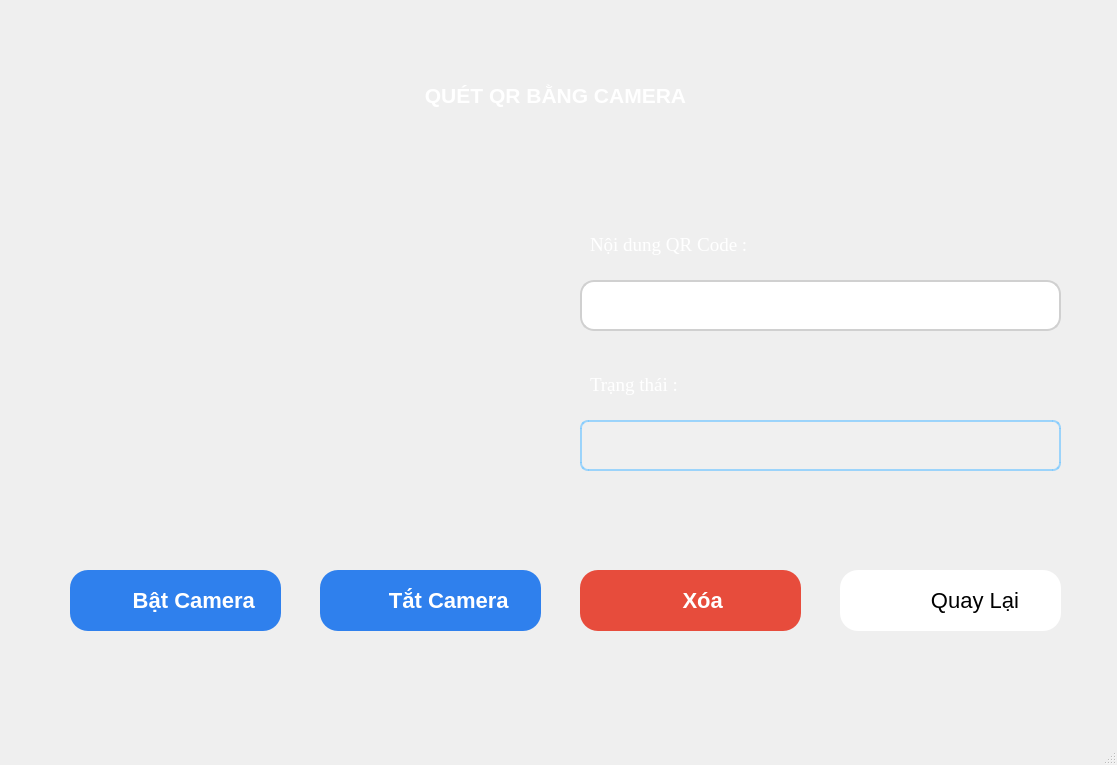
<?xml version="1.0" encoding="UTF-8"?>
<ui version="4.0">
 <class>MainWindow</class>
 <widget class="QMainWindow" name="MainWindow">
  <property name="geometry">
   <rect>
    <x>0</x>
    <y>0</y>
    <width>1117</width>
    <height>765</height>
   </rect>
  </property>
  <property name="font">
   <font>
    <stylestrategy>PreferDefault</stylestrategy>
   </font>
  </property>
  <property name="windowTitle">
   <string>MainWindow</string>
  </property>
  <widget class="QWidget" name="centralwidget">
   <widget class="QLabel" name="label">
    <property name="geometry">
     <rect>
      <x>380</x>
      <y>60</y>
      <width>351</width>
      <height>71</height>
     </rect>
    </property>
    <property name="font">
     <font>
      <family>Arial</family>
      <weight>75</weight>
      <bold>true</bold>
     </font>
    </property>
    <property name="text">
     <string>&lt;html&gt;&lt;head/&gt;&lt;body&gt;&lt;p align=&quot;center&quot;&gt;&lt;span style=&quot; font-size:16pt; font-weight:600; color:#ffffff;&quot;&gt;QUÉT QR BẰNG CAMERA&lt;/span&gt;&lt;/p&gt;&lt;/body&gt;&lt;/html&gt;</string>
    </property>
   </widget>
   <widget class="QLabel" name="label_2">
    <property name="geometry">
     <rect>
      <x>590</x>
      <y>220</y>
      <width>201</width>
      <height>51</height>
     </rect>
    </property>
    <property name="font">
     <font>
      <family>Times New Roman</family>
     </font>
    </property>
    <property name="text">
     <string>&lt;html&gt;&lt;head/&gt;&lt;body&gt;&lt;p&gt;&lt;span style=&quot; font-size:14pt; color:#ffffff;&quot;&gt;Nội dung QR Code : &lt;/span&gt;&lt;/p&gt;&lt;/body&gt;&lt;/html&gt;</string>
    </property>
   </widget>
   <widget class="QLabel" name="label_3">
    <property name="geometry">
     <rect>
      <x>590</x>
      <y>360</y>
      <width>141</width>
      <height>51</height>
     </rect>
    </property>
    <property name="font">
     <font>
      <family>Times New Roman</family>
      <pointsize>18</pointsize>
     </font>
    </property>
    <property name="text">
     <string>&lt;html&gt;&lt;head/&gt;&lt;body&gt;&lt;p&gt;&lt;span style=&quot; font-size:14pt; color:#ffffff;&quot;&gt;Trạng thái :&lt;/span&gt;&lt;/p&gt;&lt;/body&gt;&lt;/html&gt;</string>
    </property>
   </widget>
   <widget class="QPushButton" name="batcamera_btt">
    <property name="geometry">
     <rect>
      <x>70</x>
      <y>570</y>
      <width>211</width>
      <height>61</height>
     </rect>
    </property>
    <property name="font">
     <font>
      <pointsize>-1</pointsize>
      <weight>62</weight>
      <bold>true</bold>
     </font>
    </property>
    <property name="styleSheet">
     <string notr="true">QPushButton {
    background-color: #2F80ED;   /* xanh dương đậm vừa, rất dễ nhìn */
    color: #FFFFFF;
    border: none;
    border-radius: 18px;
    padding: 6px 16px;
	font-size: 22px;
    font-weight: 500;
}
</string>
    </property>
    <property name="text">
     <string>      Bật Camera</string>
    </property>
   </widget>
   <widget class="QPushButton" name="tatcamera_btt">
    <property name="geometry">
     <rect>
      <x>320</x>
      <y>570</y>
      <width>221</width>
      <height>61</height>
     </rect>
    </property>
    <property name="font">
     <font>
      <pointsize>-1</pointsize>
      <weight>62</weight>
      <bold>true</bold>
     </font>
    </property>
    <property name="styleSheet">
     <string notr="true">QPushButton {
    background-color: #2F80ED;   /* xanh dương đậm vừa, rất dễ nhìn */
    color: #FFFFFF;
    border: none;
    border-radius: 18px;
    padding: 6px 16px;
	font-size: 22px;
    font-weight: 500;
}


</string>
    </property>
    <property name="text">
     <string>      Tắt Camera</string>
    </property>
   </widget>
   <widget class="QPushButton" name="quaylai1_btt">
    <property name="geometry">
     <rect>
      <x>840</x>
      <y>570</y>
      <width>221</width>
      <height>61</height>
     </rect>
    </property>
    <property name="font">
     <font>
      <pointsize>-1</pointsize>
     </font>
    </property>
    <property name="styleSheet">
     <string notr="true">QPushButton {
    background-color: #FFFFFF;
    border-radius: 18px;
	font-size: 22px;
}
</string>
    </property>
    <property name="text">
     <string>        Quay Lại</string>
    </property>
   </widget>
   <widget class="QLabel" name="mayanh_lb">
    <property name="geometry">
     <rect>
      <x>130</x>
      <y>230</y>
      <width>341</width>
      <height>241</height>
     </rect>
    </property>
    <property name="text">
     <string/>
    </property>
   </widget>
   <widget class="QLineEdit" name="noidungcamera_line">
    <property name="geometry">
     <rect>
      <x>580</x>
      <y>280</y>
      <width>481</width>
      <height>51</height>
     </rect>
    </property>
    <property name="styleSheet">
     <string notr="true">QLineEdit {
    border: 2px solid #D0D0D0;      /* Viền xám nhạt */
    border-radius: 14px;            /* Bo tròn mềm */
    background-color: #FFFFFF;      /* Nền trắng */

    color: #424242;                 /* Chữ xám đậm, dễ đọc */
    padding: 8px 14px;              /* Thoáng hơn */
    font-size: 14px;
    font-family: &quot;Times New Roman&quot;;

    selection-background-color: #78C8FF;
}

/* Khi click / focus */
QLineEdit:focus {
    border: 2px solid #78C8FF;      /* Viền xanh nổi */
    background-color: #FFFFFF;      /* Giữ nền trắng cho sạch */
}
</string>
    </property>
   </widget>
   <widget class="QLabel" name="trangthai_lb">
    <property name="geometry">
     <rect>
      <x>580</x>
      <y>420</y>
      <width>481</width>
      <height>51</height>
     </rect>
    </property>
    <property name="styleSheet">
     <string notr="true">QLabel {
    /* Nền trắng trong suốt nhẹ giúp nổi bật trên hình nền xanh đậm */
    background-color: rgba(255, 255, 255, 20); 
    
    /* Viền xanh sáng tạo hiệu ứng công nghệ hiện đại */
    border: 2px solid rgba(120, 200, 255, 180); 
    
    /* Bo góc khung */
    border-radius: 8px;
    
    /* Đổi màu chữ sang trắng để dễ đọc nhất */
    color: #ffffff;
    
    /* Làm đậm chữ để tăng độ nhận diện */
    font-weight: bold;
    
    /* Đẩy chữ cách viền trái một chút cho cân đối */
    padding-left: 10px;
}</string>
    </property>
    <property name="text">
     <string/>
    </property>
   </widget>
   <widget class="QLabel" name="label_4">
    <property name="geometry">
     <rect>
      <x>0</x>
      <y>0</y>
      <width>1131</width>
      <height>771</height>
     </rect>
    </property>
    <property name="styleSheet">
     <string notr="true">background-image: url(:/nen/nen8.png);</string>
    </property>
    <property name="text">
     <string/>
    </property>
   </widget>
   <widget class="QPushButton" name="xoa2_btt">
    <property name="geometry">
     <rect>
      <x>580</x>
      <y>570</y>
      <width>221</width>
      <height>61</height>
     </rect>
    </property>
    <property name="font">
     <font>
      <pointsize>-1</pointsize>
      <weight>62</weight>
      <bold>true</bold>
     </font>
    </property>
    <property name="styleSheet">
     <string notr="true">QPushButton {
    background-color: #E74C3C;   /* đỏ giống nút Thoát trong hình */
    color: #FFFFFF;
    border: none;
    border-radius: 18px;
    padding: 6px 16px;
	font-size: 22px;
    font-weight: 500;
}
</string>
    </property>
    <property name="text">
     <string>    Xóa</string>
    </property>
   </widget>
   <widget class="QLabel" name="label_5">
    <property name="geometry">
     <rect>
      <x>90</x>
      <y>180</y>
      <width>431</width>
      <height>341</height>
     </rect>
    </property>
    <property name="styleSheet">
     <string notr="true">image: url(:/nen/khungcamera1.png);</string>
    </property>
    <property name="text">
     <string/>
    </property>
   </widget>
   <widget class="QLabel" name="label_6">
    <property name="geometry">
     <rect>
      <x>80</x>
      <y>570</y>
      <width>51</width>
      <height>61</height>
     </rect>
    </property>
    <property name="styleSheet">
     <string notr="true">image: url(:/nen/trangtriquetcamera.png);</string>
    </property>
    <property name="text">
     <string/>
    </property>
   </widget>
   <widget class="QLabel" name="label_7">
    <property name="geometry">
     <rect>
      <x>330</x>
      <y>570</y>
      <width>61</width>
      <height>61</height>
     </rect>
    </property>
    <property name="styleSheet">
     <string notr="true">image: url(:/nen/tatcamera.png);</string>
    </property>
    <property name="text">
     <string/>
    </property>
   </widget>
   <widget class="QLabel" name="label_8">
    <property name="geometry">
     <rect>
      <x>600</x>
      <y>580</y>
      <width>81</width>
      <height>41</height>
     </rect>
    </property>
    <property name="styleSheet">
     <string notr="true">image: url(:/nen/xoa.png);</string>
    </property>
    <property name="text">
     <string/>
    </property>
   </widget>
   <widget class="QLabel" name="label_9">
    <property name="geometry">
     <rect>
      <x>850</x>
      <y>580</y>
      <width>71</width>
      <height>41</height>
     </rect>
    </property>
    <property name="styleSheet">
     <string notr="true">image: url(:/nen/quaylai.png);</string>
    </property>
    <property name="text">
     <string/>
    </property>
   </widget>
   <widget class="QLabel" name="label_10">
    <property name="geometry">
     <rect>
      <x>680</x>
      <y>220</y>
      <width>16</width>
      <height>16</height>
     </rect>
    </property>
    <property name="styleSheet">
     <string notr="true">image: url(:/nen/nenche.png);</string>
    </property>
    <property name="text">
     <string/>
    </property>
   </widget>
   <zorder>label_4</zorder>
   <zorder>label_5</zorder>
   <zorder>label</zorder>
   <zorder>label_3</zorder>
   <zorder>batcamera_btt</zorder>
   <zorder>tatcamera_btt</zorder>
   <zorder>quaylai1_btt</zorder>
   <zorder>mayanh_lb</zorder>
   <zorder>noidungcamera_line</zorder>
   <zorder>trangthai_lb</zorder>
   <zorder>xoa2_btt</zorder>
   <zorder>label_6</zorder>
   <zorder>label_7</zorder>
   <zorder>label_8</zorder>
   <zorder>label_9</zorder>
   <zorder>label_10</zorder>
   <zorder>label_2</zorder>
  </widget>
  <widget class="QMenuBar" name="menubar">
   <property name="geometry">
    <rect>
     <x>0</x>
     <y>0</y>
     <width>1117</width>
     <height>26</height>
    </rect>
   </property>
  </widget>
  <widget class="QStatusBar" name="statusbar"/>
 </widget>
 <resources>
  <include location="image.qrc"/>
 </resources>
 <connections/>
</ui>
